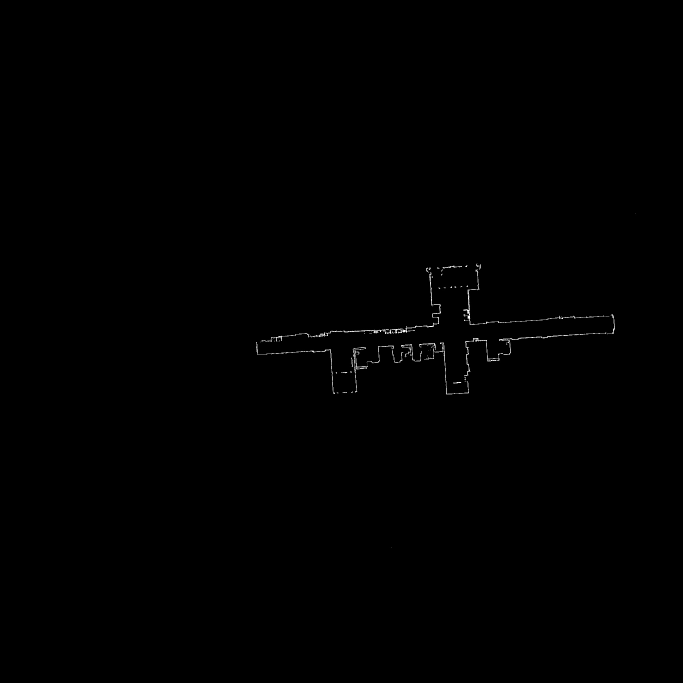
#> input picture img/img2.jpg, 2048 x 2048 px, found by its file name (shown at 1/3 size)
$ python transform.py
#> lines starting #> are read from the running program, lines starting #| are printed output that depends on the picture; after the words box and inside, x2 and y2 are one past the last pixel; in counts of white or black regions, pixels touching at a corner belong together
import cv2
import numpy as np
import math
import matplotlib.pyplot as plt
from skimage.morphology import skeletonize
import os

def transform(imgPath:str, debug=False):
    '''
        将图片中的轮廓旋转摆正, 并平移到图片中心。

        Args:
            - `imgPath`: input img path.

        Return:
            - `centerImg`: image of transform img to center.
            - `crop`: crop rect of centerImg.
    '''
#> called with imgPath = 'img/img2.jpg', debug = True

    ## img load
    img = cv2.imread(imgPath, 0)
#> img is the input picture: shape (2048, 2048); min 0, max 255, mean 0.5
    edges = cv2.Canny(img, 50, 150)
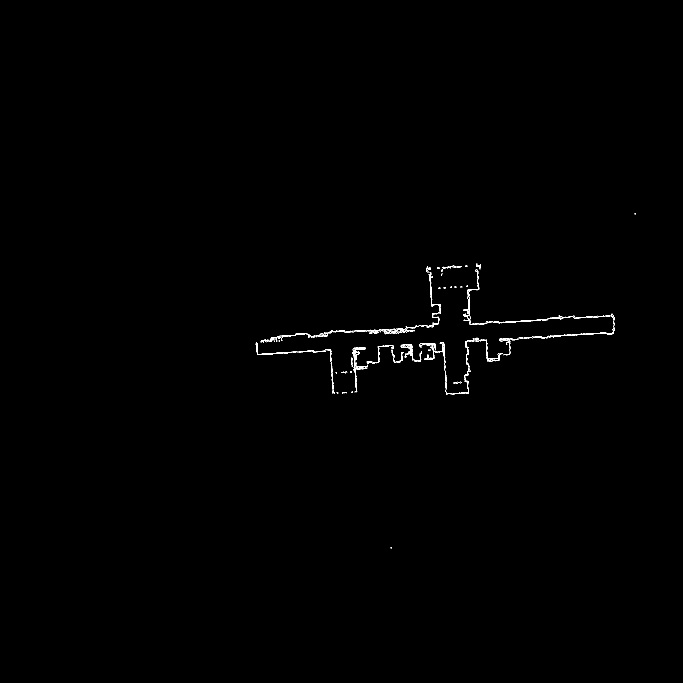
#> edges: shape (2048, 2048) (shown at 1/3 size); 0.21% white in thin lines or dots, all inside (x1, y1, x2, y2) = (767, 640, 1907, 1645)

    ## 霍夫叶变换
    transImg = np.fft.fft2(edges)
    shift = np.fft.fftshift(transImg)
    magnitude = np.log(np.abs(shift)+1)
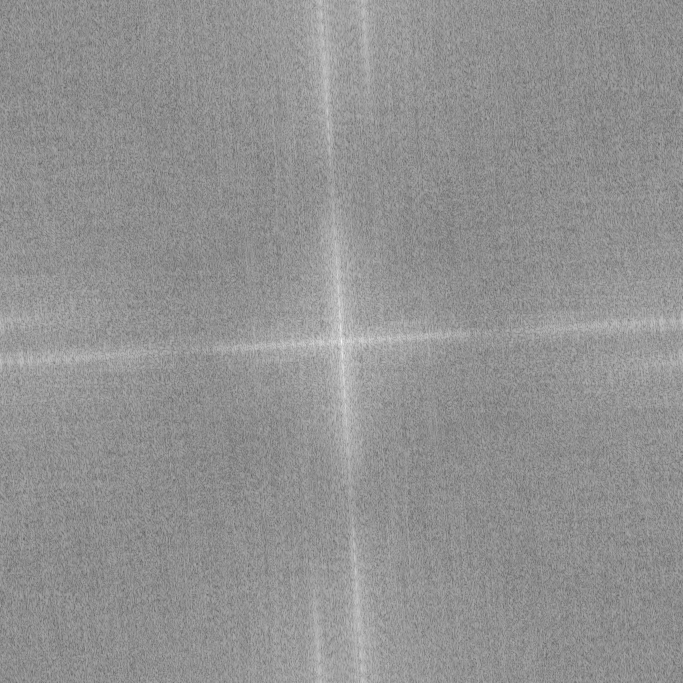
#> magnitude: shape (2048, 2048) float64 (shown at 1/3 size); min 2.56, max 14.62, mean 9.49; drawn with min black and max white
    magnitude = magnitude.astype(np.uint8)

    ## 二值化图片获取直线
    thresh = cv2.threshold(magnitude, 12, 255, cv2.THRESH_BINARY)[1]
#> thresh: shape (2048, 2048); 0.01% white in thin lines or dots, all inside (x1, y1, x2, y2) = (1014, 861, 1035, 1188)

    imgLine = np.ones(thresh.shape, dtype=np.uint8)*255

    ## 取值范围：`200` 效果最好
    lines = cv2.HoughLinesP(thresh, 2, np.pi/180, 200, minLineLength=40, maxLineGap=100)
#> lines = [[1018, 936, 1030, 1116]]
    piThresh = np.pi/180
    pi2 = np.pi/2

    ## 画线
    for line in lines:
        x1, y1, x2, y2 = line[0]
        cv2.line(imgLine, (x1, y1), (x2, y2), (0, 255, 0), 2)
        if x2 - x1 == 0:
            continue
        else:
            theta = (y2 - y1) / (x2 - x1)
#> this loop made 1 pass
#> (x1, y1, x2, y2, theta) on pass 1: (1018, 936, 1030, 1116, 15)
#> imgLine: shape (2048, 2048); 100% white; 1 black region
        # [7 lines of commented-out code are left out]
    h,w = img.shape[:2]
#> h = 2048; w = 2048
    angle = math.atan(theta)
#> angle = 1.5
    # print('angle:',angle)
    angle = angle * (180 / np.pi)
#> angle = 86.19
    # print('angle:',angle)
    angle = (angle - 90)/(w/h)
#> angle = -3.81
    # print('angle:',angle)

    ## 通过旋转角度进行旋转
    center = (w// 2, h// 2)
#> center = (1024, 1024)
    M = cv2.getRotationMatrix2D(center, angle, 1.0)
#> M = [[0.998, -0.0665, 70.38], [0.0665, 0.998, -65.85]]
    rotated = cv2.warpAffine(img, M, (w, h), flags=cv2.INTER_CUBIC, borderMode=cv2.BORDER_REPLICATE)
    rectImg = np.copy(rotated)

    ## 膨胀轮廓方便找到最大外接矩形
    kernel = np.ones((15,15), np.uint8)
    dilated = cv2.dilate(rectImg, kernel, iterations=1)

    ## 获取物体轮廓,找到最大外接矩形
    contours = cv2.findContours(dilated, cv2.RETR_LIST, cv2.CHAIN_APPROX_NONE)[0]
#> contours = 10 contours, 1 with area under 20; largest, box (x1, y1, x2, y2) and area: (759, 804, 1859, 1216) 153098, (781, 887, 1835, 1161) 42266, (1313, 831, 1438, 885) 3412, (997, 1126, 1051, 1170) 1933, (1920, 692, 1943, 715) 474

    x2,y2,w2,h2 = cv2.boundingRect(max(contours, key=cv2.contourArea)) # x,y,w,h
#> x2 = 759; y2 = 804; w2 = 1100; h2 = 412
    cv2.rectangle(rectImg, (x2, y2), (x2+w2, y2+h2), (255, 255, 255), 2)
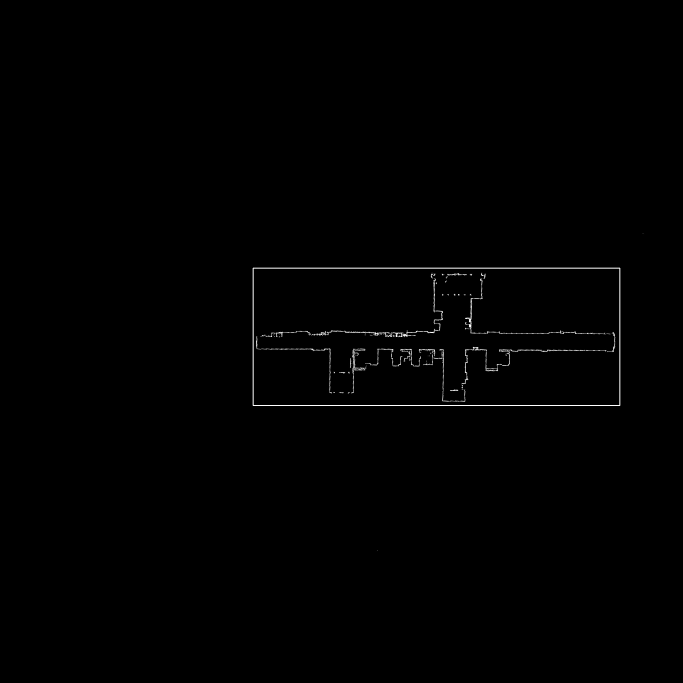
#> rectImg: shape (2048, 2048) (shown at 1/3 size); min 0, max 255, mean 1.1

    # print(x2,y2,w2,h2)
    centerRect = (x2 + w2//2, y2 + h2//2)
#> centerRect = (1309, 1010)
    # print(center,centerRect)

    ## 平移到图片中心点
    M2 = np.float32([[1,0,center[0]-centerRect[0]], [0,1,center[1]-centerRect[1]]])
#> M2 = [[1, 0, -285], [0, 1, 14]]
    centerImg = cv2.warpAffine(rotated, M2, (w,h))
    dilated = cv2.dilate(centerImg, kernel, iterations=1)
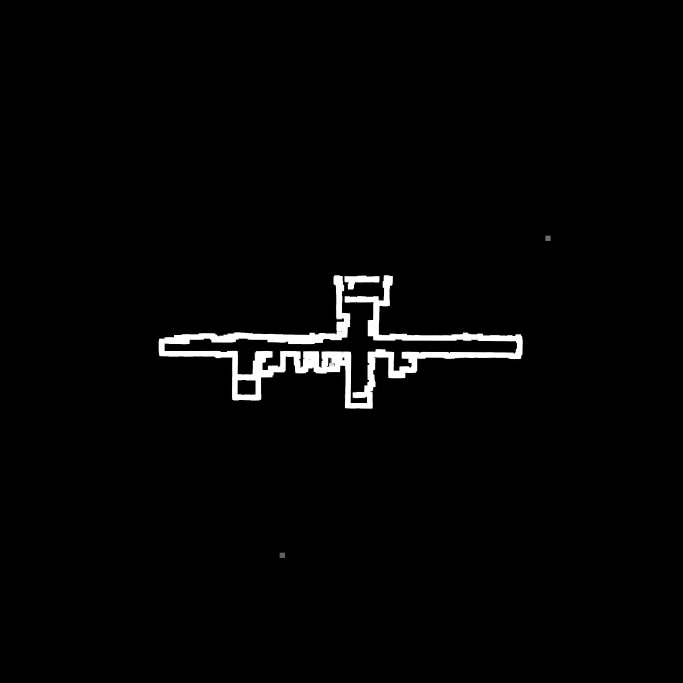
#> dilated: shape (2048, 2048) (shown at 1/3 size); min 0, max 255, mean 4.7
    contours = cv2.findContours(dilated, cv2.RETR_LIST, cv2.CHAIN_APPROX_NONE)[0]
#> contours = 10 contours, 1 with area under 20; largest, box (x1, y1, x2, y2) and area: (474, 818, 1574, 1230) 153098, (496, 901, 1550, 1175) 42266, (1028, 845, 1153, 899) 3412, (712, 1140, 766, 1184) 1933, (1635, 706, 1658, 729) 474
    x2,y2,w2,h2 = cv2.boundingRect(max(contours, key=cv2.contourArea)) # x,y,w,h
#> x2 = 474; y2 = 818
    crop = centerImg[y2:y2+h2, x2:x2+w2]
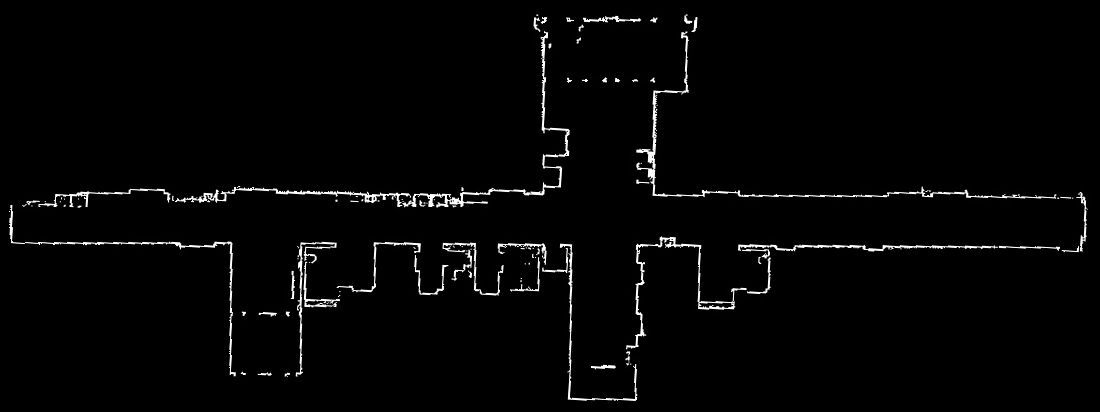
#> crop: shape (412, 1100); min 0, max 255, mean 5.2
    if debug:
        # cv2.drawContours(rectImg, max(contours, key=cv2.contourArea), -1, (255, 255, 255), 2)
        debugPath = 'debug/'
        os.makedirs(debugPath, exist_ok=True)
        cv2.imwrite(debugPath + 'magnitude.png',thresh)
        cv2.imwrite(debugPath + 'line.png', imgLine)
        cv2.imwrite(debugPath + 'rect.png',rectImg)
        cv2.imwrite(debugPath + 'center.png',centerImg)
        cv2.imwrite(debugPath + 'crop.png',crop)

    return centerImg, crop


def connectLine(imgPath:str, savePath:str, cropImg=False, debug=False) -> None:
    '''
        将图中物体的外观线画出来。通过二值化, 收缩膨胀, 闭运算, 将线段连接成一个整体后画出轮廓。
        - `mergeLine`: 在原图上画出轮廓线
        - `outLine`: 在白色背景新图中画出轮廓线

        Args:
            - `imgPath`: input img path.
            - `savePath`: result img path.

        Return:
            - None
    '''
    img, crop = transform(imgPath, debug=debug)
    if cropImg:
        img = crop

    thresh = cv2.threshold(img, 127, 255, cv2.THRESH_BINARY)[1]
#> thresh: shape (2048, 2048); 0.22% white in thin lines or dots, all inside (x1, y1, x2, y2) = (483, 832, 1562, 1219)
    blur = cv2.blur(thresh,(5,5))
    dst = cv2.equalizeHist(blur)
    gaussian = cv2.GaussianBlur(dst, (5,5),0)
    kernel = np.ones((5,5), np.uint8)
    eroded = cv2.erode(gaussian, kernel, iterations=1)
    dilated = cv2.dilate(eroded, kernel, iterations=1)
    closing = cv2.morphologyEx(dilated, cv2.MORPH_CLOSE, kernel, iterations=7)
    thresh = cv2.threshold(closing, 50, 255, cv2.THRESH_BINARY)[1]
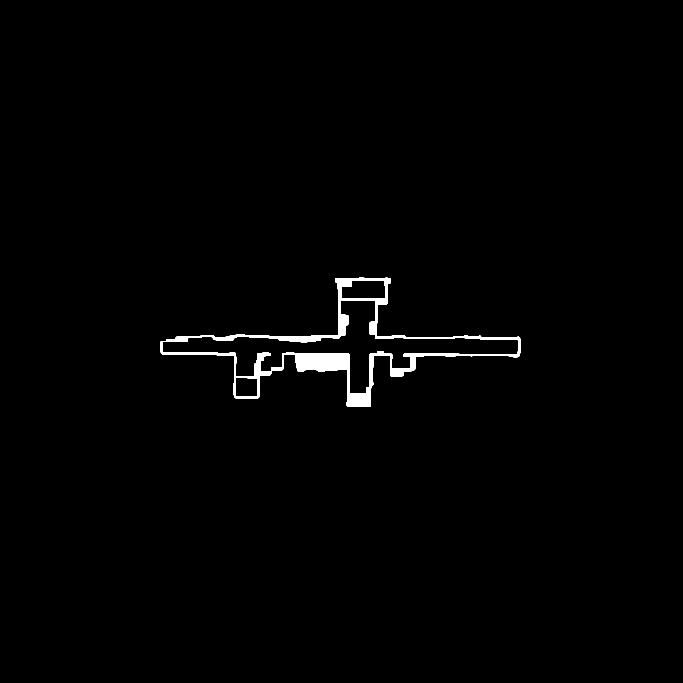
#> thresh: shape (2048, 2048) (shown at 1/3 size); 0.97% white; 1 white region
    contours = cv2.findContours(thresh, cv2.RETR_EXTERNAL,  cv2.CHAIN_APPROX_SIMPLE)[0]
#> contours = 1 contour; box (x1, y1, x2, y2) and area: (481, 832, 1563, 1221) 120202

    bgrImg = cv2.cvtColor(img, cv2.COLOR_GRAY2BGR)
    blackImg = np.ones((img.shape[0],img.shape[1],3), dtype=np.uint8)*255 ## white background (*255)
    cv2.drawContours(bgrImg, contours, -1, (0,128,255), 3)
    cv2.drawContours(blackImg, contours, -1, (0,128,255), 3)
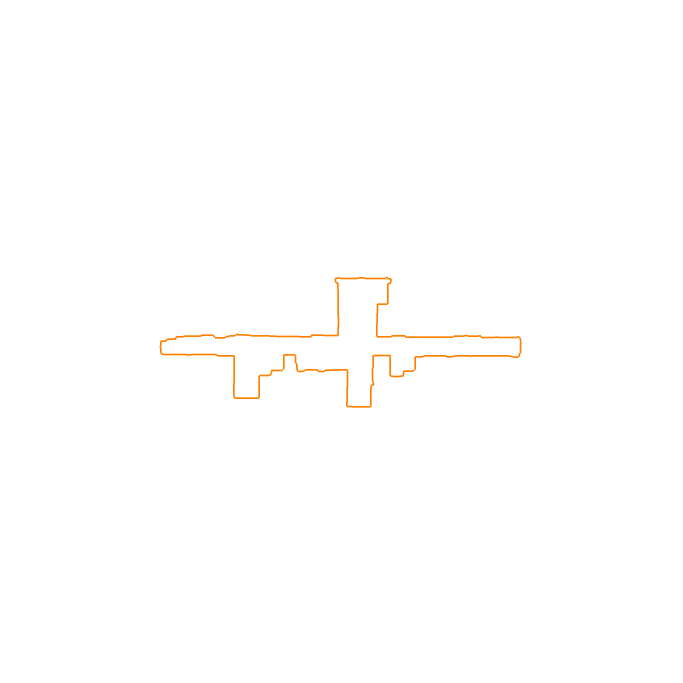
#> blackImg: shape (2048, 2048, 3) (shown at 1/3 size); mean of channels 0, 1, 2 254, 254.5, 255; drawn as B, G, R
    os.makedirs(savePath, exist_ok=True)
    cv2.imwrite(savePath + 'mergeLine.png', bgrImg)
    cv2.imwrite(savePath + 'outLine.png', blackImg)

if __name__ == "__main__":
    imgPath = 'img/img2.jpg'
    savePath = 'result/'

    connectLine(imgPath, savePath, cropImg=False, debug=True)
